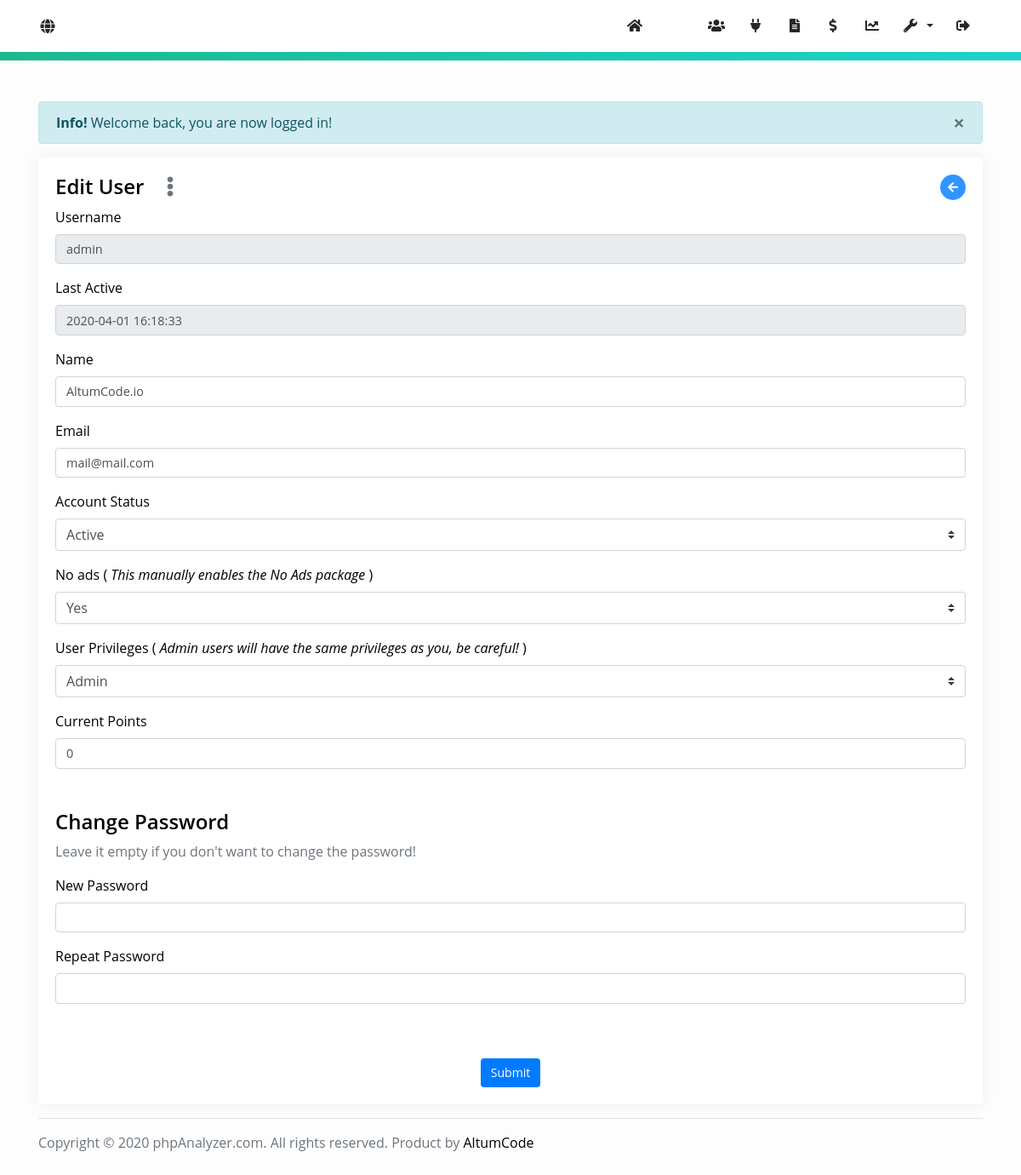
The app's page /admin/user-edit/1 (signed in) with its own data.
### tables this page shows
CREATE TABLE `users` (
    `user_id` int(11) NOT NULL AUTO_INCREMENT,
    `username` varchar(32) NOT NULL,
    `password` varchar(128) NOT NULL,
    `email` varchar(128) NOT NULL,
    `name` varchar(32) NOT NULL,
    `facebook_id` bigint(20) DEFAULT NULL,
    `token_code` varchar(32) DEFAULT NULL,
    `email_activation_code` varchar(32) DEFAULT '',
    `lost_password_code` varchar(32) DEFAULT '',
    `type` int(11) NOT NULL DEFAULT '0',
    `active` int(11) NOT NULL DEFAULT '0',
    `date` varchar(32) DEFAULT '',
    `last_activity` datetime DEFAULT NULL,
    `points` float NOT NULL DEFAULT '15',
    `no_ads` int(11) DEFAULT '0',
    `instagram_id` bigint(11) DEFAULT NULL,
    `api_key` varchar(32) DEFAULT NULL,
    `email_reports` int(11) DEFAULT '0',
    PRIMARY KEY (`user_id`)
);

CREATE TABLE `settings` (
    `id` int(11) NOT NULL,
    `title` varchar(64) NOT NULL,
    `logo` varchar(40) DEFAULT '',
    `favicon` varchar(40) DEFAULT '',
    `time_zone` varchar(32) NOT NULL DEFAULT 'America/New_York',
    `meta_description` varchar(1024) NOT NULL,
    `meta_keywords` varchar(512) DEFAULT NULL,
    `analytics_code` varchar(32) NOT NULL,
    `email_confirmation` int(11) NOT NULL DEFAULT '0',
    `recaptcha` int(11) NOT NULL DEFAULT '1',
    `public_key` varchar(64) NOT NULL,
    `private_key` varchar(64) NOT NULL,
    `facebook_login` int(11) NOT NULL,
    `facebook_app_id` varchar(64) NOT NULL,
    `facebook_app_secret` varchar(64) NOT NULL,
    `smtp_host` varchar(128) NOT NULL,
    `smtp_port` int(11) NOT NULL,
    `smtp_encryption` varchar(16) DEFAULT '0',
    `smtp_auth` int(11) DEFAULT '0',
    `smtp_user` varchar(128) NOT NULL,
    `smtp_pass` varchar(128) NOT NULL,
    `smtp_from` varchar(128) NOT NULL,
    `facebook` varchar(64) NOT NULL,
    `twitter` varchar(64) NOT NULL,
    `youtube` varchar(128) DEFAULT NULL,
    `instagram` varchar(64) DEFAULT NULL,
    `store_currency` varchar(12) NOT NULL DEFAULT 'USD',
    `store_paypal_client_id` varchar(256) NOT NULL DEFAULT '',
    `store_paypal_secret` varchar(256) NOT NULL DEFAULT '',
    `store_paypal_mode` enum('sandbox','live') DEFAULT 'live',
    `store_stripe_publishable_key` varchar(64) DEFAULT '',
    `store_stripe_secret_key` varchar(64) DEFAULT '',
    `store_stripe_webhook_secret` varchar(64) DEFAULT '',
    `store_unlock_report_price` float DEFAULT '1',
    `store_unlock_report_time` int(11) DEFAULT '0',
    `store_no_ads_price` float NOT NULL DEFAULT '5',
    `store_user_default_points` int(11) DEFAULT '0',
    `report_ad` varchar(2560) NOT NULL DEFAULT '',
    `index_ad` varchar(2560) NOT NULL DEFAULT '',
    `account_sidebar_ad` varchar(2560) DEFAULT NULL,
    `instagram_check_interval` int(11) DEFAULT '1',
    `instagram_minimum_followers` int(11) DEFAULT '5',
    `instagram_calculator_media_count` int(11) DEFAULT '10',
    `cron_queries` int(11) DEFAULT '1',
    `cron_mode` enum('ACTIVE','ALL') DEFAULT 'ACTIVE',
    `cron_auto_add_missing_logs` int(11) DEFAULT '0',
    `instagram_login` int(11) DEFAULT '0',
    `instagram_client_id` varchar(64) DEFAULT NULL,
    `instagram_client_secret` varchar(64) DEFAULT NULL,
    `activation_email_template` longtext,
    `lost_password_email_template` longtext,
    `credentials_email_template` longtext,
    `admin_email_notification_emails` mediumtext,
    `admin_new_user_email_notification` int(11) DEFAULT '0',
    `admin_new_payment_email_notification` int(11) DEFAULT '0',
    `directory` enum('ALL','LOGGED_IN','DISABLED') DEFAULT NULL,
    `directory_pagination` int(11) DEFAULT '10',
    `proxy` int(11) DEFAULT '0',
    `proxy_exclusive` int(11) DEFAULT '0',
    `proxy_timeout` int(11) DEFAULT '15',
    `proxy_failed_requests_pause` int(11) DEFAULT '3',
    `proxy_pause_duration` int(11) DEFAULT '1440',
    `email_reports` int(11) DEFAULT '0',
    `email_reports_default` int(11) DEFAULT '0',
    `email_reports_frequency` enum('DAILY','WEEKLY','MONTHLY') DEFAULT 'WEEKLY',
    `email_reports_favorites` int(11) DEFAULT '0',
    `default_language` varchar(16) DEFAULT 'english',
    `facebook_check_interval` int(11) DEFAULT '24',
    `facebook_minimum_likes` int(11) DEFAULT '1000',
    `youtube_api_key` varchar(64) DEFAULT NULL,
    `youtube_check_interval` int(11) DEFAULT '24',
    `youtube_minimum_subscribers` int(11) DEFAULT '100',
    `youtube_check_videos` int(11) DEFAULT '10',
    `twitter_consumer_key` varchar(64) DEFAULT NULL,
    `twitter_secret_key` varchar(64) DEFAULT NULL,
    `twitter_oauth_token` varchar(64) DEFAULT NULL,
    `twitter_oauth_token_secret` varchar(64) DEFAULT NULL,
    `twitter_check_interval` int(11) DEFAULT '24',
    `twitter_minimum_followers` int(11) DEFAULT '100',
    `twitter_check_tweets` int(11) DEFAULT '15',
    PRIMARY KEY (`id`)
);

### index.php (called while the page is built, shortened)
<?php
require 'core/base.php';

### core/functions/language.php (called while the page is built, shortened)
<?php
$path = ROOT . 'languages/';
$lang = $settings->default_language;
$language = json_decode(file_get_contents($path . $lang . '.json'));

### core/init.php (called while the page is built, shortened)
<?php
require_once 'classes/Database.php';
require_once 'classes/User.php';
require_once 'config/config.php';
require_once 'database/connect.php';
require_once 'functions/general.php';
$settings 				= get_settings();
require_once 'functions/language.php';
require_once 'includes/router.php';

### core/config/config.php (called while the page is built)
<?php
$config = [
    'database_host'        => 'localhost',
    'database_username'    => 'root',
    'database_password'    => '',
    'database_name'        => 'product',
    'url'                  => 'http://localhost/product/'
];

### core/includes/router.php (called while the page is built, shortened)
<?php
$url = parse_url_parameters();
if(isset($url[0])) {
    if($url[0] == 'admin') {
        unset($url[0]);
    }
}
unset($url[key($url)]);
$parameters = $url ? array_values($url) : [];

### controllers/admin/user_edit.php (called while the page is built, shortened)
<?php
$user_id = (isset($parameters[0])) ? (int) $parameters[0] : false;
$profile_account = Database::get('*', 'users', ['user_id' => $user_id]);

### core/classes/Database.php (called while the page is built, shortened)
<?php
class Database {
    public static $database;
    public static function get($what = [], $from, $conditions = [], $order = false, $clean = true) {
        $what = ($what == '*') ? '*' : '`' . implode('`, `', $what) . '`';
        $from = '`' . $from . '`';
        $where = [];
        foreach($conditions as $key => $value) {
            $value = ($clean) ? self::clean_string($value) : $value;
            $where[] = '`' . $key . '` = \'' . $value . '\'';
        }
        $where = implode(' AND ', $where);
        $order_by = ($order) ? 'ORDER BY ' . $order : null;
        $result = self::$database->query("SELECT {$what} FROM {$from} WHERE {$where} {$order_by}");
        return ($result->num_rows) ? $result->fetch_object() : false;
    }
    public static function clean_string($data) {
        return self::$database->escape_string(filter_var($data, FILTER_SANITIZE_STRING));
    }
}

### views/admin/user_edit.php (the view, shortened to what this page needs)
<div class="card card-shadow">
    <div class="card-body">
        <h4 class="d-flex justify-content-between">
            <div class="d-flex">
                <span class="mr-3"><?= $language->admin_user_edit->header ?></span>
                <?= User::admin_generate_buttons('user', $profile_account->user_id) ?>
            </div>
            <div><?= User::generate_go_back_button('admin/users-management') ?></div>
        </h4>
        <form action="" method="post" role="form" enctype="multipart/form-data">
            <div class="form-group">
                <label><?= $language->admin_user_edit->input->username ?></label>
                <input type="text" class="form-control" value="<?= $profile_account->username ?>" disabled="true"/>
            </div>
            <div class="form-group">
                <label><?= $language->admin_user_edit->input->last_activity ?></label>
                <input type="text" class="form-control" value="<?= $profile_account->last_activity ? (new \DateTime($profile_account->last_activity))->format($language->global->date->datetime_format . ' H:i:s') : '-' ?>" disabled="true" />
            </div>
            <div class="form-group">
                <label><?= $language->admin_user_edit->input->name ?></label>
                <input type="text" name="name" class="form-control" value="<?= $profile_account->name ?>" />
            </div>
            <div class="form-group">
                <label><?= $language->admin_user_edit->input->email ?></label>
                <input type="text" name="email" class="form-control" value="<?= $profile_account->email ?>" />
            </div>
            <div class="form-group">
                <label><?= $language->admin_user_edit->input->status ?></label>
                <select class="custom-select" name="status">
                    <option value="1" <?php if($profile_account->active == 1) echo 'selected' ?>><?= $language->admin_user_edit->input->status_active ?></option>
                </select>
            </div>
            <div class="form-group">
                <label><?= $language->admin_user_edit->input->no_ads . ' ( <em>' . $language->admin_user_edit->input->no_ads_help . '</em> )' ?></label>
                <select class="custom-select" name="no_ads">
                    <option value="1" <?php if($profile_account->no_ads == 1) echo 'selected' ?>><?= $language->global->yes ?></option>
                </select>
            </div>
            <div class="form-group">
                <label><?= $language->admin_user_edit->input->type . ' ( <em>' . $language->admin_user_edit->input->type_help . '</em> )' ?></label>
                <select class="custom-select" name="type">
                    <option value="1" <?php if($profile_account->type == 1) echo 'selected' ?>><?= $language->admin_user_edit->input->type_admin ?></option>
                </select>
            </div>
            <div class="form-group">
                <label><?= $language->admin_user_edit->input->points ?></label>
                <input type="text" name="points" class="form-control" value="<?= $profile_account->points ?>" />
            </div>
            <h4 class="mt-5"><?= $language->admin_user_edit->header_password ?></h4>
            <p class="text-muted"><?= $language->admin_user_edit->subheader_password ?></p>
            <div class="form-group">
                <label><?= $language->admin_user_edit->input->new_password ?></label>
                <input type="password" name="new_password" class="form-control" />
            </div>
            <div class="form-group">
                <label><?= $language->admin_user_edit->input->repeat_password ?></label>
                <input type="password" name="repeat_password" class="form-control" />
            </div>
            <div class="text-center">
                <button type="submit" name="submit" class="btn btn-primary mt-5"><?= $language->global->submit_button ?></button>
            </div>
        </form>
    </div>
</div>

### views/admin/shared_includes/footer.php (shortened to what this page needs)
<hr />
<div class="mb-5">
    <span class="text-muted"><?= 'Copyright &copy; ' . date('Y') . ' ' . $settings->title . '. All rights reserved. Product by <a href="https://altumcode.io/">AltumCode</a>' ?></span>
</div>
</div>

### assets/css/custom.css (style rules this page uses)
:root { --primary-color: #02A9F4; --primary-color-hover: #0298e1; }
body { background: #fdfdfd; font-family: 'Open Sans', sans-serif; color: black; }
a { color: black; transition: color .3s ease-in-out; }
.h1, .h2, .h3, .h4, .h5, .h6, h1, h2, h3, h4, h5, h6 { font-weight: 600; }
.form-control { font-size: .9rem; }
.btn { font-size: .88rem; padding-top: .4rem; padding-bottom: .4rem; border: 0; transition: opacity 0.3s; }
.card-shadow { box-shadow: 0px 0px 20px #00000010; border: 0; }

### records on screen
users: username "admin", last_activity "2020-04-01 16:18:33", name "AltumCode.io", email "mail@mail.com", status "Active", no_ads "Yes", type "Admin", points "0"
settings: title "phpAnalyzer.com"

### other values on screen
$language->global->message_type->$type "Info!"
$message "Welcome back, you are now logged in!"
$language->admin_user_edit->header "Edit User"
$language->admin_user_edit->input->username "Username"
$language->admin_user_edit->input->last_activity "Last Active"
$language->admin_user_edit->input->name "Name"
$language->admin_user_edit->input->email "Email"
$language->admin_user_edit->input->status "Account Status"
$language->admin_user_edit->input->no_ads "No ads"
$language->admin_user_edit->input->no_ads_help "This manually enables the No Ads package"
$language->admin_user_edit->input->type "User Privileges"
$language->admin_user_edit->input->type_help "Admin users will have the same privileges as you, be careful!"
$language->admin_user_edit->input->points "Current Points"
$language->admin_user_edit->header_password "Change Password"
$language->admin_user_edit->subheader_password "Leave it empty if you don't want to change the password!"
